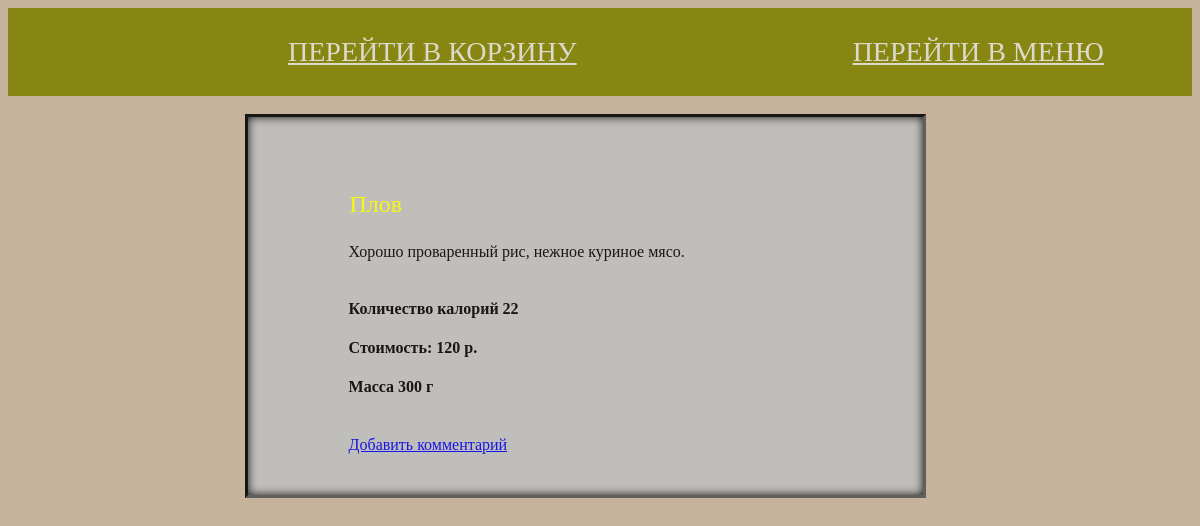
The page /topic/12/ on the database its author committed.
### forum/models.py (models this page shows, shortened)
class Topic(models.Model):
    MAINCOURSE = 'MC'
    FIRSTCOURSE = 'FC'
    SALADS = 'SD'
    DRINKS = 'DR'
    FOOD_CHOICES = (
        (MAINCOURSE, 'Второе/горячее'),
        (FIRSTCOURSE, 'Первое'),
        (SALADS, 'Салаты'),
        (DRINKS, 'Напитки'),
    )
    food_type = models.CharField(u'Тип блюда',max_length=2,
                                      choices=FOOD_CHOICES,
                                      default=MAINCOURSE)
    weigth = models.SmallIntegerField(u'Масса блюда (в граммах)',default = 100)
    price = models.SmallIntegerField(u'Стоимость (в рублях)',default = 40)
    subject = models.CharField(u'Блюдо', max_length=255)
    text = models.TextField(u'Описание')
    calories = models.SmallIntegerField(u'Количество калорий',default = 1)
    hidden = models.SmallIntegerField(u'Скрытый?(0-нет, 1-да)',default = 0)
    creation_date = models.DateTimeField(u'Дата создания', auto_now_add=True)
    views = models.IntegerField(u'Количество просмотров темы',  default=0)
    made_time = models.DateTimeField(auto_now_add = True)

### forum/views.py (the view)
# urls.py: path('topic/<int:pk>/', views.TopicView.as_view()),
class TopicView(DetailView):
    model = Topic
    template_name = 'topic.html'
    def get_context_data(self, **kwargs):
        context = super().get_context_data(**kwargs)
        if True:
                q1 = Topic.objects.get(pk=context['topic'].id)
                q1.views += 1
                q1.save()
        context['comment_add_url'] = "/topic/{}/add_comment".format(context['topic'].id)
        return context

### forum/templates/topic.html (shortened to what this page needs)
{% extends 'base.html' %}
{% block content%}
	<div id="borders">
	<div class="menu">
{%if topic.hidden %}
	<h4>Эта тема скрыта администратором. </h4>
{% else %}
<h3><a id="serg">{{ topic.subject }}</a></h3>
<div id="smallborders">
<div class="well">
	{{ topic.text }}
</div>
<br />
<h4>Количество калорий {{ topic.calories }}</h4>
<h4>Стоимость: {{ topic.price }} р.</h4>
<h4>Масса {{ topic.weigth }} г</h4><br />
<a href="{{ comment_add_url }}" type="button" class="btn btn-primary">Добавить комментарий</a>
</div>
{% endif %}
</div></div>
{% endblock %}

### static/css/styles.css (style rules this page uses)
body { background: url(eYrhZ5CtF1I.jpg) repeat-y green right top; background-color: lightgreen; }
* { text-align: justify; }
.menu { position: relative; margin: auto; display: block; width: 100%; background: silver; border: 2vmin black; box-shadow: inset 0px 0px 10px black; padding: 2.6em; text-align: middle; border: 3px inset black; opacity: 0.88; }
#serg { font-family: oswald; margin: 60px; height: 70px; width: 100%; }
#borders { margin-left: 20%; margin-right: 30%; }
#smallborders { margin-left: 10% }
h2, h3, .hey { color:yellow; font-size: 24px; font-weight: normal }

### forum/templates/base.html (style rules this page uses)
body { background: #c7b39b url(http://www.setwalls.ru/pic/201505/1920x1200/setwalls.ru-79099.jpg) fixed; }

### rows shown on the page
Topic: subject "Плов", text "Хорошо проваренный рис, нежное куриное мясо.", calories "22", price "120", weigth "300"
